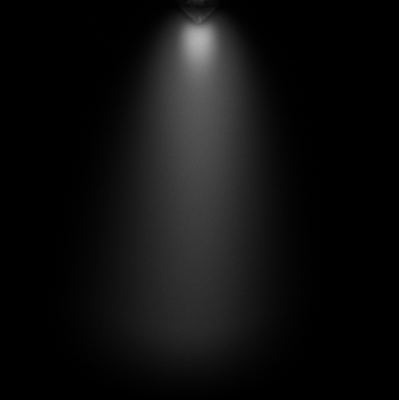
#> input picture Img/Sample_1.tif, 399 x 400 px
$ python main.py
#> lines starting #> are read from the running program, lines starting #| are printed output that depends on the picture
### Abel.py
"""
Module for Abel inversion.
(Ref) O.H. Nestor, H.N. Olsen, Numerical Methods for Reducing Line and Surface Probe Data, SIAM Rev. 2 (1960) 200-207. https://doi.org/10.1137/1002042.
"""

from functools import lru_cache

import numpy as np


def A(k: int, n: int):
    return (((n + 1) ** 2 - k ** 2) ** 0.5 - (n ** 2 - k ** 2) ** 0.5) / (2 * n + 1)


# [21 lines left out: functions B, __create_matrix, not called in this run]


@lru_cache(maxsize=10)
def create_matrix(N: int) -> np.ndarray[int]:
    """
    Get array B for the Abel inversion. See reference paper.
    Function that executes much faster than the function in __create_matrix.
    It is recommended to use this function.

    Args:
        N (int): Number of data for Abel inversion.

    Returns:
        np.ndarray[int]: Array B for the Abel inversion. See reference paper.
    """
    k, n = np.meshgrid(np.arange(N), np.arange(N))
    B_array = np.zeros_like(k)
    with np.errstate(invalid="ignore"):
        B_array = np.where(n == k, - A(k, k), B_array)
        B_array = np.where(n >= k + 1, A(k, n - 1) - A(k, n), B_array)
    return B_array


def abel_inversion(data: np.ndarray[int|float], a: float = 1.0) -> np.ndarray[float]:
    """Perform Abel inversion.
    If the noise amplification is large, it is recommended to smooth or fit the data before inversion.

    Args:
        data (np.ndarray[int|float]): Array to be Abel inversion. For 2D arrays, Abel inversion is performed on each row.
        a (float, optional): the spatial width of the data. Defaults to 1.0.

    Raises:
        ValueError: Error when array is 3 or more dimensional.

    Returns:
        np.ndarray[float]: Array after Abel inversion.
    """

    if data.ndim == 1:
        length = data.shape[0]
    elif data.ndim == 2:
        length = data.shape[1]
    else:
        raise ValueError("Arrays with more than 3 dimensions are not supported")

    inversion_matrix = create_matrix(length)
    return - (2 / np.pi / a) * data @ inversion_matrix


# [21 lines that do not run on import are left out]
    #--------------------------------------------------------------------

### main.py
from pathlib import Path

from PIL import Image
import numpy as np
import matplotlib.pyplot as plt

from Abel import abel_inversion


def main():
    img_path = Path(__file__).parent / "Img"
    axis = 199
    img_file = img_path / "Sample_1.tif"

    img = np.array(Image.open(img_file), np.int16)

    axis_symmetrized_img = (img[:,axis:] + img[:,:axis + 1][:,::-1]) / 2
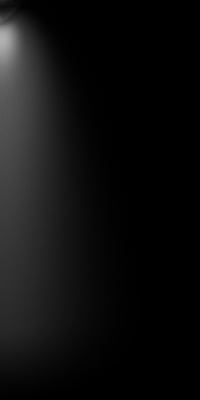
#> axis_symmetrized_img: shape (400, 200) float64; min 0, max 177, mean 14.9

    abel_img = abel_inversion(axis_symmetrized_img)
#> in create_matrix, `B_array = np.where(n == k, - A(k, k), B_array)`:
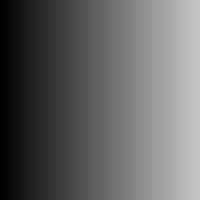
#> k: shape (200, 200) int64; min 0, max 199, mean 99.5
#> in abel_inversion, `return - (2 / np.pi / a) * data @ inversion_matrix`:
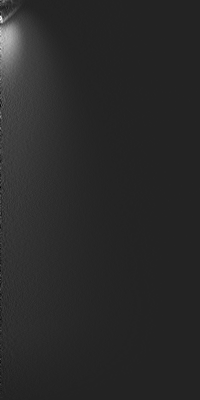
#> returned value: shape (400, 200) float64; min -0.984, max 6.04, mean 0.168; drawn with min black and max white

    plt.imshow(np.maximum(abel_img, 0), cmap="jet")
    plt.show()
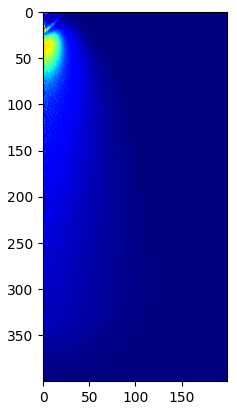
#> figure drawn by matplotlib, 1 panel


if __name__ == "__main__":
    main()
